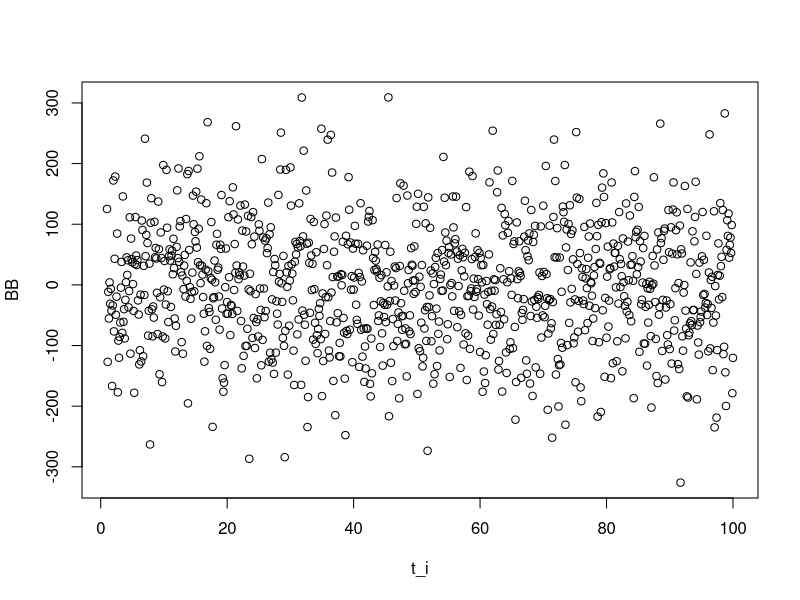
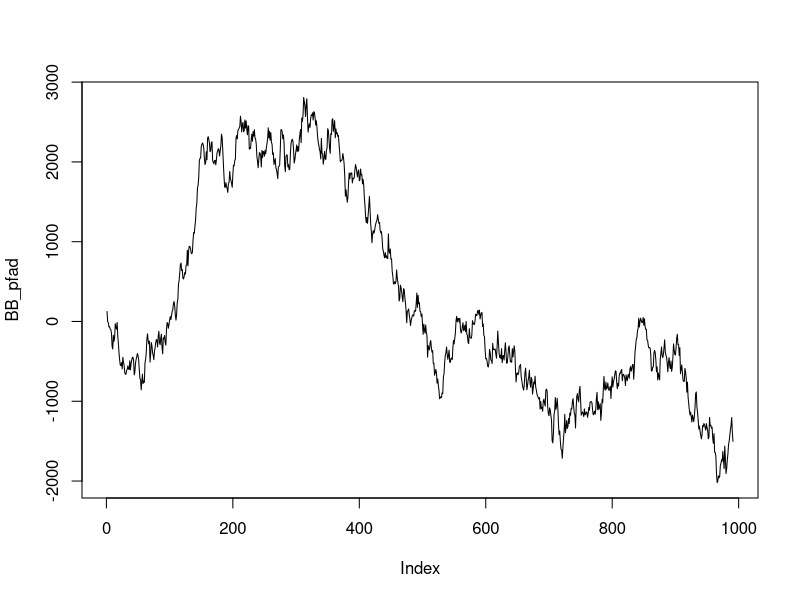
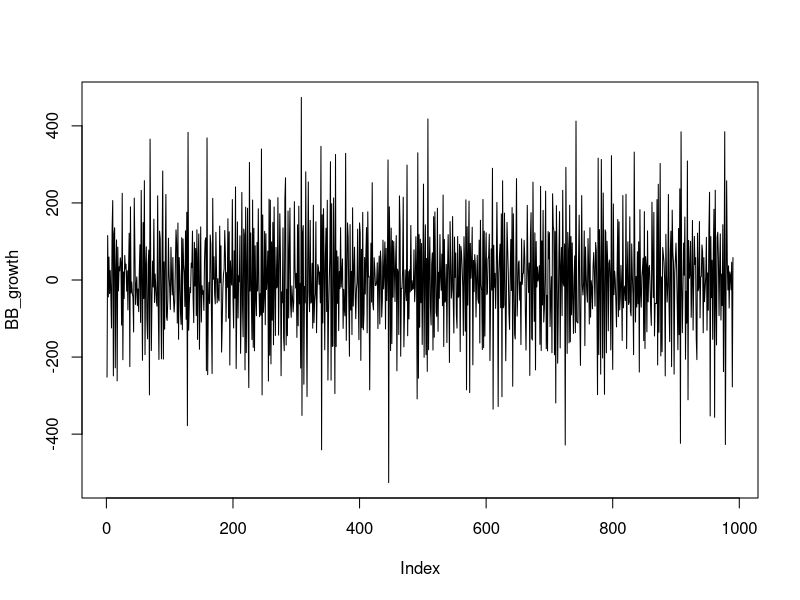
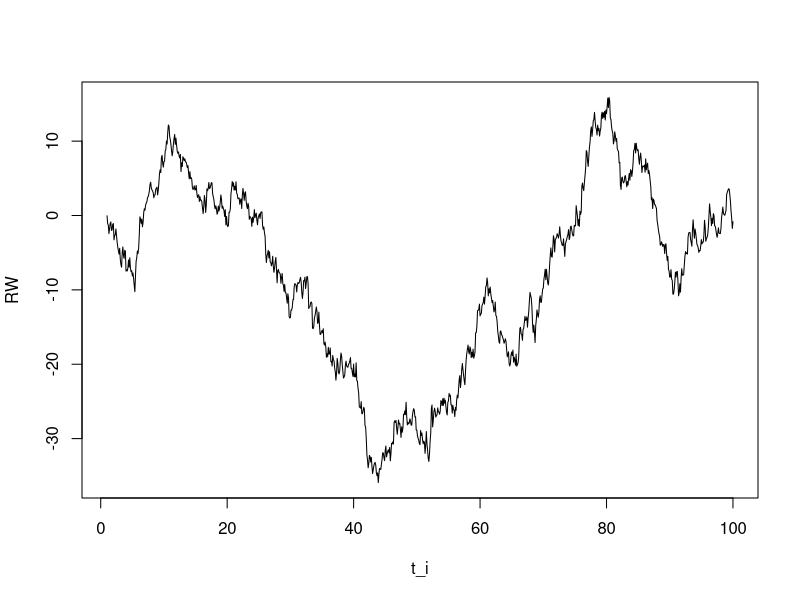
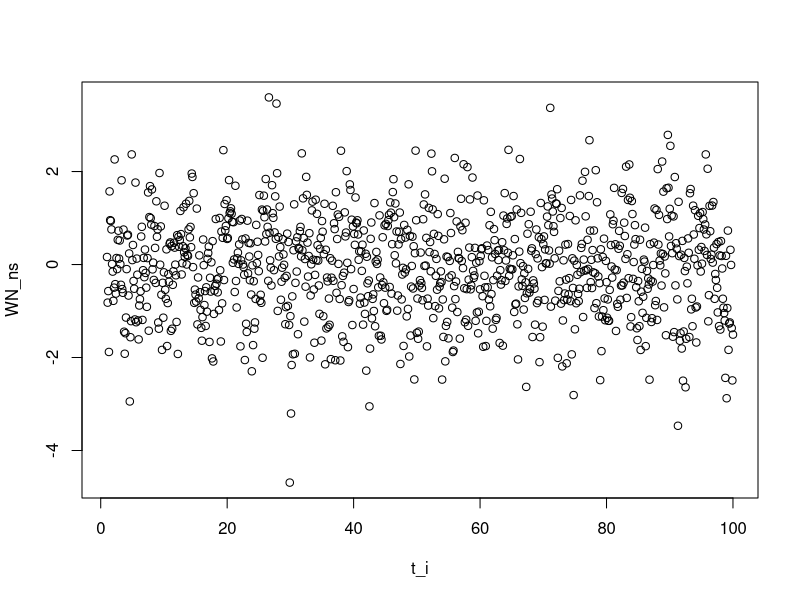
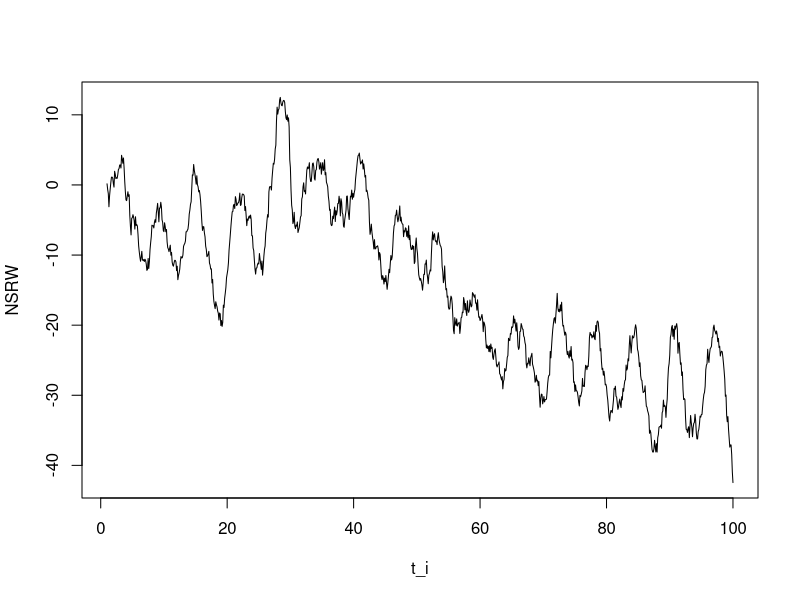
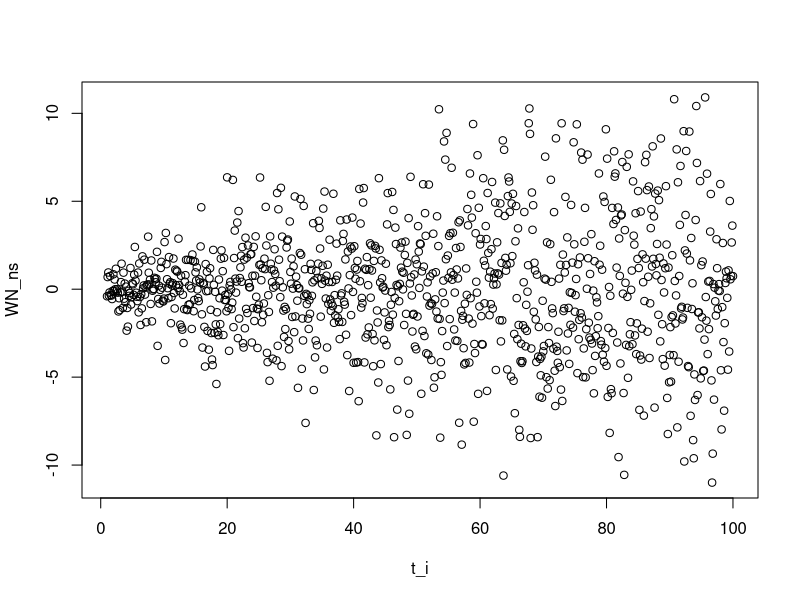
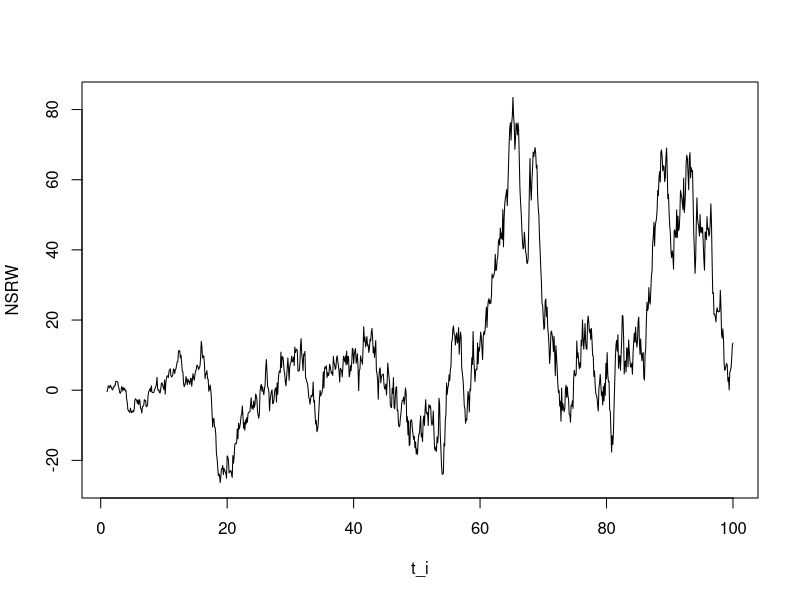

The R script that drew these images, in order:
# Brownian Motion


t <- 100
t_i <- seq(1, t, 0.1)
BB <- rnorm(length(t_i), 0, t)
plot(t_i, BB)
BB_growth <- diff(BB)
mean(BB)
mean(BB_growth)
BB_pfad <- cumsum(BB)
plot(BB_pfad, type = 'l')
plot(BB_growth, type = 'l')

WN <- rnorm(length(t_i), 0, 1)
RW <- cumsum(WN)
plot(t_i, RW, type = 'l')
RW_growth <- diff(RW)
mean(RW_growth)


WN <- rnorm(length(t_i), 0, 1)
WN_ns <- 0.5 * sin(t_i) + WN
mean(WN)
plot(t_i, WN_ns)
NSRW <- cumsum(WN_ns)
plot(t_i, NSRW, type = 'l')

WN <- rnorm(length(t_i), 0, 1)
WN_ns <- 0.5 * sqrt(t_i) * WN
mean(WN)
plot(t_i, WN_ns)
NSRW <- cumsum(WN_ns)
plot(t_i, NSRW, type = 'l')

WN <- rnorm(length(t_i), 0, 1)
WN_ns <- 0.5 * t_i * WN * sin(t_i)
mean(WN)
plot(t_i, WN_ns)
NSRW <- cumsum(WN_ns)
plot(t_i, NSRW, type = 'l')

WN <- rnorm(length(t_i), 0, 1)
WN_ns <- 0.5 * t_i * WN * sin(t_i)
mean(WN)
plot(t_i, WN_ns)
NSRW <- cumsum(WN_ns)

sum(NSRW / length(t_i)) / length(t_i)


plot(t_i, NSRW / length(t_i), type = 'l')
plot(t_i, NSRW, type = 'l')

ren <- NSRW / length(t_i)

stock <- 100 + cumsum(ren)

plot(t_i, stock, type = 'l')

# simulate returns and then stock price

# white noise
t <- 100
t_i <- seq(1, t, 0.1)
WN <- rnorm(length(t_i), 0, 1)

# path 
WN_ns <- sqrt(t_i) * WN * sin(t_i)

# total return
sum(WN_ns / t)

# initial stock price plus returns
stock_ret <- cumsum(WN_ns)
stock <- t + stock_ret

  
if (sum(stock < 0) > 0) {
  
  print("Bankrupt!")
  
  
} else {
  
  plot(t_i, stock, type = 'l')
  
}

mean(stock)
sd(stock)

